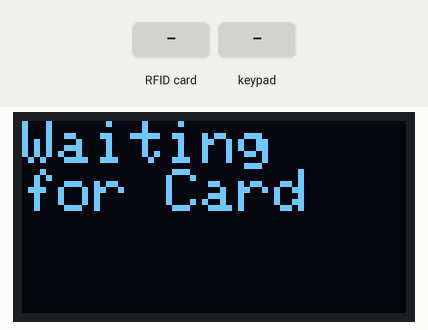
A sketch run on a simulated Arduino Mega 2560, built with avr-gcc and run on an emulated ATmega2560. Parts: 128×64 one-colour display. Inputs (shaded band) come from the test bench. The local clock reads 2024-03-15 10:24:30 at power-on unless the sketch sets it; storage starts empty; what the sketch prints to the serial monitor is not drawn.

Above: at 2.2 s.
2.3 s: RFID card 30 E5 83 1E held to the reader
At 3.7 s:
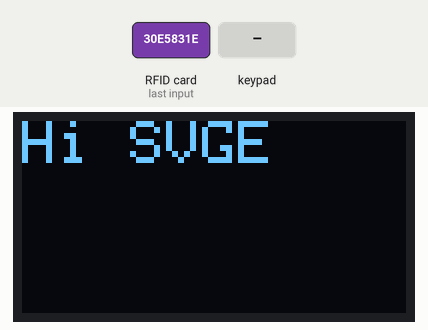
5.3 s: keypad keys 1 2 3 4 5 6 pressed 0.4 s apart
At 7.6 s:
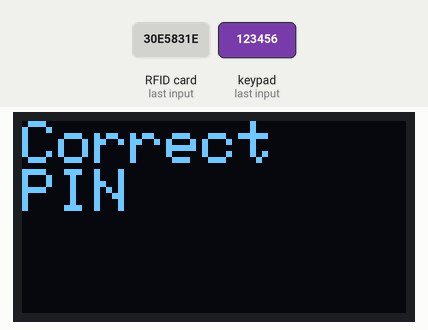
9.2 s: RFID card CD 58 07 2E held to the reader
12.2 s: keypad keys 1 2 3 4 5 6 # pressed 0.4 s apart
At 17.3 s:
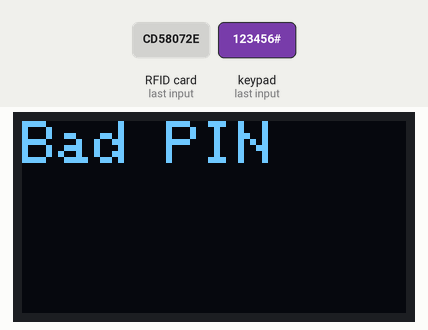
18.0 s: RFID card 5E 7A 19 C4 held to the reader
At 19.7 s:
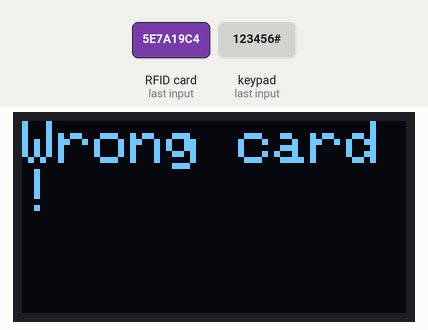
Timing chart, 0 to 21.2 s (numbered marks = the images above; inputs shaded):
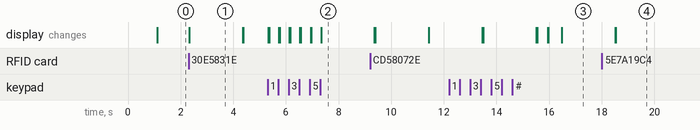

The sketch:

sketch_mar12b.ino
```cpp
//#include <Password.h>
#include <Keypad.h>
#include <Wire.h>
#include <SPI.h>
#include <Adafruit_PN532.h> // NFC
#include <Adafruit_SSD1306.h> // Display
#include <Adafruit_GFX.h> // Display
#include <SD.h>
#include "RTClib.h"


/***********************************************************************************/
#define PN532_IRQ   (2) // NFC
#define PN532_RESET (3) // NFC
#define OLED_RESET 4 // Display
#define Password_Lenght 7
/***********************************************************************************/
Adafruit_PN532 nfc(PN532_IRQ, PN532_RESET); // NFC
Adafruit_SSD1306 display(OLED_RESET); // Display
/************************** Initialize the keypad **********************************/

const byte ROWS = 4; //four rows
const byte COLS = 4; //four columns
char keys[ROWS][COLS] = {
  {'1','2','3','A'},
  {'4','5','6','B'},
  {'7','8','9','C'},
  {'*','0','#','D'}
};

byte rowPins[ROWS] = {24, 25, 26, 27}; //connect to the row pinouts of the keypad
byte colPins[COLS] = {28, 29, 30, 31}; //connect to the column pinouts of the keypad

Keypad keypad = Keypad( makeKeymap(keys), rowPins, colPins, ROWS, COLS );
/***********************************************************************************/
int sv = 0;
byte result;
char a;
String uname;

char Data[Password_Lenght]; // 6 is the number of chars it can hold + the null char = 7
char Master[Password_Lenght] = "123456";
char Master1[Password_Lenght] = "654321";
byte data_count = 0, master_count = 0;
bool Pass_is_good;
char customKey;

uint8_t success;
 uint8_t uid[] = { 0, 0, 0, 0, 0, 0, 0 };  // Buffer to store the returned UID
 uint8_t uidLength;                        // Length of the UID (4 or 7 bytes depending on ISO14443A card type)
 String content= "";
 String content1;

File myFile;
RTC_DS3231 rtc;

 char daysOfTheWeek[7][12] = {"Sunday", "Monday", "Tuesday", "Wednesday", "Thursday", "Friday", "Saturday"};
/*************************** Methods ***********************************************/
void displaySetup(){
  display.setCursor(0,0);
  display.setTextSize(2);
  display.setTextColor(WHITE);
}

void displayClear(){
  display.clearDisplay();
}

void displayData(){
  display.display();
}

void displayString(String a){
  display.print(a);
}

void displayStr(String b) {
  display.clearDisplay();
  display.setCursor(0,0);
  display.setTextSize(2);
  display.setTextColor(WHITE);
  display.print(b);
  display.display();
}

void displayStrI(String c) {
  //display.clearDisplay();
  display.setCursor(127,0);
  display.setTextSize(2);
  display.setTextColor(WHITE);
  display.print(c);
  display.display();
}

void displayChar(char d) {
  display.clearDisplay();
  display.setCursor(0,0);
  display.setTextSize(1);
  display.setTextColor(WHITE);
  display.print(d);
  display.display();
}

 void clearData()
{
  while(data_count !=0 ||  content !="" || uname !="")
  {   // This can be used for any array size,
    Data[data_count--] = 0; //clear array for new data
    content = "";
    uname = "";

  }
  return;
}

void writeToSD_OK(){
myFile = SD.open("test.txt", FILE_WRITE);
 if (myFile) {
    Serial.print("Writing to test.txt...");
    myFile.println(uname);
    myFile.print("/");
    myFile.print(content);

    DateTime now = rtc.now();
myFile.println();
 myFile.print(now.year(), DEC);
    myFile.print('/');
    myFile.print(now.month(), DEC);
    myFile.print('/');
    myFile.print(now.day(), DEC);
    myFile.print(" (");
    myFile.print(daysOfTheWeek[now.dayOfTheWeek()]);
    myFile.print(") ");
   myFile.print(now.hour(), DEC);
    myFile.print(':');
    myFile.print(now.minute(), DEC);
   myFile.print(':');
    myFile.print(now.second(), DEC);

    // close the file:
    myFile.close();
    Serial.println("done.");
  } else {
    // if the file didn't open, print an error:
    Serial.println("error opening test.txt");
  }

}
void writeToSD_NOK(){
myFile = SD.open("test1.txt", FILE_WRITE);
 if (myFile) {
    Serial.print("Writing to testNOK.txt...");
     myFile.println(uname);
    myFile.print("/");
    myFile.print(content);

DateTime now = rtc.now();
myFile.println();
 myFile.print(now.year(), DEC);
    myFile.print('/');
    myFile.print(now.month(), DEC);
    myFile.print('/');
    myFile.print(now.day(), DEC);
    myFile.print(" (");
    myFile.print(daysOfTheWeek[now.dayOfTheWeek()]);
    myFile.print(") ");
   myFile.print(now.hour(), DEC);
    myFile.print(':');
    myFile.print(now.minute(), DEC);
   myFile.print(':');
    myFile.print(now.second(), DEC);


    // close the file:
    myFile.close();
    Serial.println("done.");
  } else {
    // if the file didn't open, print an error:
    Serial.println("error opening test.txt");
  }

}


/***********************************************************************************/

void setup() {

Serial.begin(115200);
//keypad.addEventListener(keypadEvent); //add an event listener for this keypad
//keypad.setDebounceTime(250);
nfc.begin(); // Initialize NFC
display.begin(SSD1306_SWITCHCAPVCC, 0x3C);  // Initialize Display

 Serial.print("Initializing SD card...");

  if (!SD.begin(4)) {
    Serial.println("initialization failed!");
    return;
  }
  Serial.println("initialization done.");

   if (! rtc.begin()) {
    Serial.println("Couldn't find RTC");
    while (1);
  }


uint32_t versiondata = nfc.getFirmwareVersion();
  if (! versiondata) {
    displayStr("No NFC");
    while (1); // halt
  }

 /* Set the max number of retry attempts to read from a card
    This prevents us from waiting forever for a card, which is
    the default behaviour of the PN532.
 */
  nfc.setPassiveActivationRetries(0xFF);

// configure board to read RFID tags
  nfc.SAMConfig();

displayStr("Init OK"); // Check the initialization.
delay(1000); // Wait before continue to the loop.

}

void loop() {

  displayStr("Waiting   for Card");

// Wait for an ISO14443A type cards (Mifare, etc.).  When one is found
  // 'uid' will be populated with the UID, and uidLength will indicate
  // if the uid is 4 bytes (Mifare Classic) or 7 bytes (Mifare Ultralight)
switch(sv){

case 0:
success = nfc.readPassiveTargetID(PN532_MIFARE_ISO14443A, uid, &uidLength);
Serial.println("Found a card!");

for (byte i = 0; i < uidLength; i++) {
    content.concat(String(uid[i] < 0x10 ? " 0" : " "));
    content.concat(String(uid[i], HEX));
}
  content.toUpperCase();
  Serial.println(content);

if (content.substring(1) == "30 E5 83 1E"){
 displayStr("Hi SVGE");
 uname = "SVGE";
  sv = 1;
delay(2000);
}

else if (content.substring(1) == "CD 58 07 2E"){

  displayStr("Hi BGB");
 uname = "BGB";
 sv = 1;
 delay(2000);

}
else {
  displayStr("Wrong card!");
  delay(2000);
 // clearData();
//  delay(2000);
writeToSD_NOK();
  delay(1000);
  clearData();
  delay(1000);
 sv = 0;
}

Serial.println(sv);
Serial.println(content);
Serial.println(uname);
break;

case 1:
 displayStr("Enter PIN");
 customKey = keypad.getKey();
while(customKey == NO_KEY){
  customKey = keypad.getKey();
  Serial.print(customKey);


  } //while
  if (customKey) // makes sure a key is actually pressed, equal to (customKey != NO_KEY)
  {
    Data[data_count] = customKey; // store char into data array
    data_count++; // increment data array by 1 to store new char, also keep track of the number of chars entered

  }

  if(data_count == Password_Lenght-1 ) // if the array index is equal to the number of expected chars, compare data to master
  { //if
   if(uname == "SVGE") {
    if(!strcmp(Data, Master)) { // equal to (strcmp(Data, Master) == 0)
      displayStr("Correct   PIN");
      Serial.println("Good");
      delay(2000);
     // clearData();
       sv = 3;
    }
    else {
      displayStr("Bad PIN");
    Serial.println("Bad");
    delay(2000);
    clearData();
    sv = 0;
    }
   }
    else if (uname == "BGB") {
      if(!strcmp(Data, Master1)) { // equal to (strcmp(Data, Master) == 0)
      displayStr("Correct   PIN");
      Serial.println("Good");
      delay(2000);
     // clearData();
      sv = 3;

    }
    else {
      displayStr("Bad PIN");
    Serial.println("Bad");
    delay(2000);
    clearData();
    sv = 0;
    }
    }

   else {
     displayStr("Unknown PIN");
    Serial.println("Bad");
    delay(2000);
    clearData();
    sv = 0;
   }


  } //endif
break;

case 3:
displayStr("Opening   the Door");
//Relay run here;
delay(2000);
writeToSD_OK();
displayStr("Wellcome!");
clearData();
delay(2000);
sv=0;
break;


}// END of Switch
}
```

Measured:
- after the input at 2.3 s, the display: changes at once (image 1)
- after the input at 5.3 s, the display: first changes at once (image 2 shows a later state)
- after the input at 12.2 s, the display: first differs from a run without the input after 4.3 s (image 3)
- after the input at 18.0 s, the display: first differs from a run without the input after 0.53 s (image 4)
- what the display in image 1 shows lasts 2.1 s, from 2.3 s to 4.4 s
